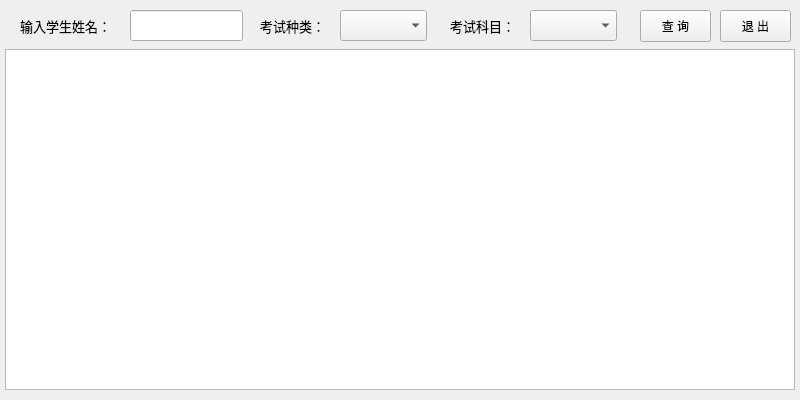
<?xml version="1.0" encoding="UTF-8"?>
<ui version="4.0">
 <class>MainWindow</class>
 <widget class="QMainWindow" name="MainWindow">
  <property name="geometry">
   <rect>
    <x>0</x>
    <y>0</y>
    <width>800</width>
    <height>400</height>
   </rect>
  </property>
  <property name="font">
   <font>
    <pointsize>9</pointsize>
   </font>
  </property>
  <property name="windowTitle">
   <string>学生成绩查询</string>
  </property>
  <widget class="QWidget" name="centralwidget">
   <widget class="QPushButton" name="pushButton_4">
    <property name="geometry">
     <rect>
      <x>640</x>
      <y>10</y>
      <width>71</width>
      <height>32</height>
     </rect>
    </property>
    <property name="text">
     <string>查 询</string>
    </property>
   </widget>
   <widget class="QTableView" name="tableView">
    <property name="geometry">
     <rect>
      <x>5</x>
      <y>49</y>
      <width>790</width>
      <height>341</height>
     </rect>
    </property>
   </widget>
   <widget class="QPushButton" name="pushButton_5">
    <property name="geometry">
     <rect>
      <x>720</x>
      <y>10</y>
      <width>71</width>
      <height>32</height>
     </rect>
    </property>
    <property name="text">
     <string>退 出</string>
    </property>
   </widget>
   <widget class="QLabel" name="label">
    <property name="geometry">
     <rect>
      <x>20</x>
      <y>10</y>
      <width>111</width>
      <height>31</height>
     </rect>
    </property>
    <property name="font">
     <font>
      <pointsize>10</pointsize>
      <kerning>true</kerning>
     </font>
    </property>
    <property name="text">
     <string>输入学生姓名：</string>
    </property>
   </widget>
   <widget class="QLabel" name="label_2">
    <property name="geometry">
     <rect>
      <x>260</x>
      <y>10</y>
      <width>81</width>
      <height>31</height>
     </rect>
    </property>
    <property name="font">
     <font>
      <pointsize>10</pointsize>
      <kerning>true</kerning>
     </font>
    </property>
    <property name="text">
     <string>考试种类：</string>
    </property>
   </widget>
   <widget class="QLineEdit" name="lineEdit">
    <property name="geometry">
     <rect>
      <x>130</x>
      <y>10</y>
      <width>113</width>
      <height>31</height>
     </rect>
    </property>
   </widget>
   <widget class="QComboBox" name="comboBox">
    <property name="geometry">
     <rect>
      <x>340</x>
      <y>10</y>
      <width>87</width>
      <height>31</height>
     </rect>
    </property>
   </widget>
   <widget class="QLabel" name="label_3">
    <property name="geometry">
     <rect>
      <x>450</x>
      <y>10</y>
      <width>72</width>
      <height>31</height>
     </rect>
    </property>
    <property name="font">
     <font>
      <pointsize>10</pointsize>
     </font>
    </property>
    <property name="text">
     <string>考试科目：</string>
    </property>
   </widget>
   <widget class="QComboBox" name="comboBox_2">
    <property name="geometry">
     <rect>
      <x>530</x>
      <y>10</y>
      <width>87</width>
      <height>31</height>
     </rect>
    </property>
   </widget>
  </widget>
 </widget>
 <resources/>
 <connections/>
</ui>
